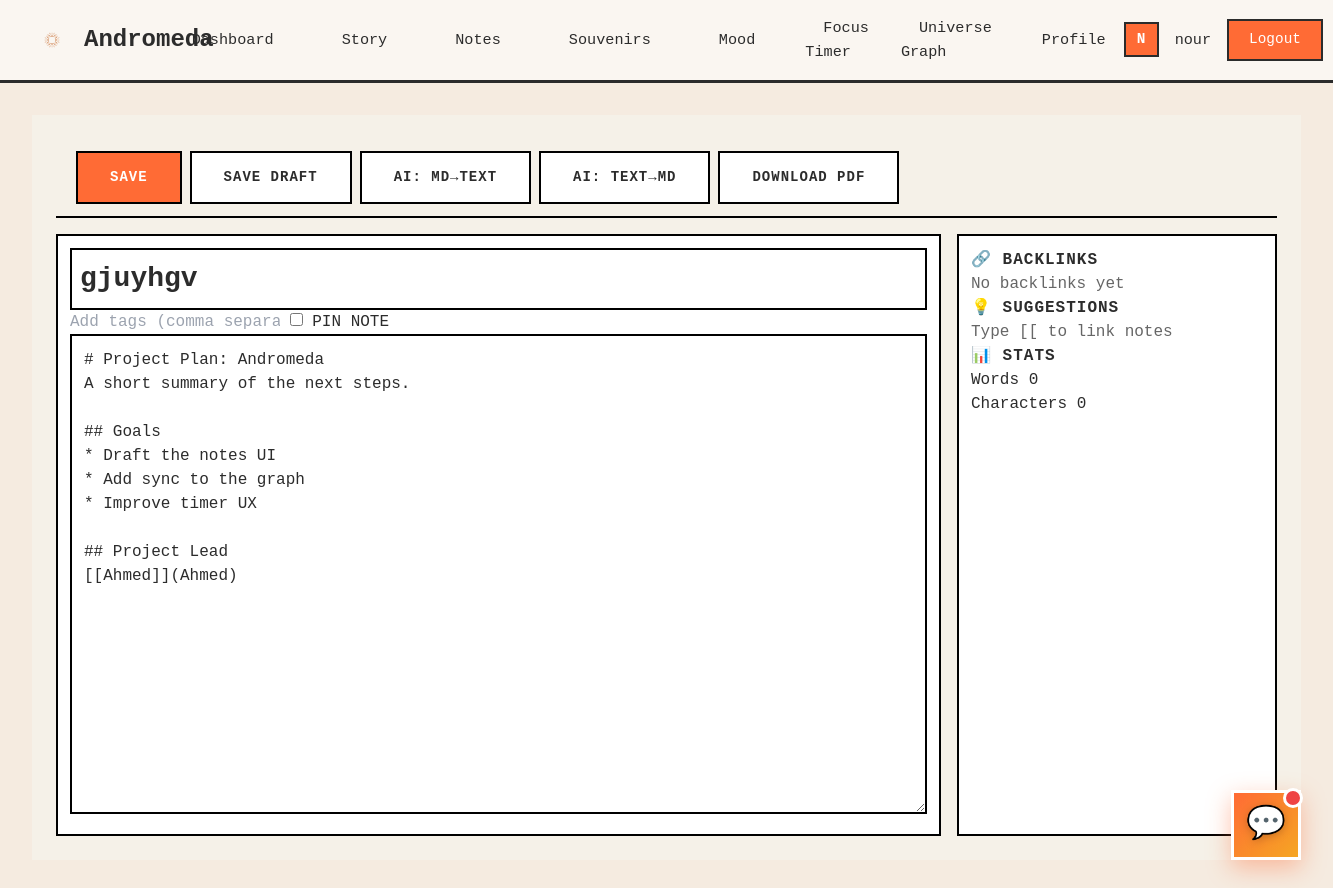
/notes/3/edit/ (signed in), run on an earlier commit of the app's database.
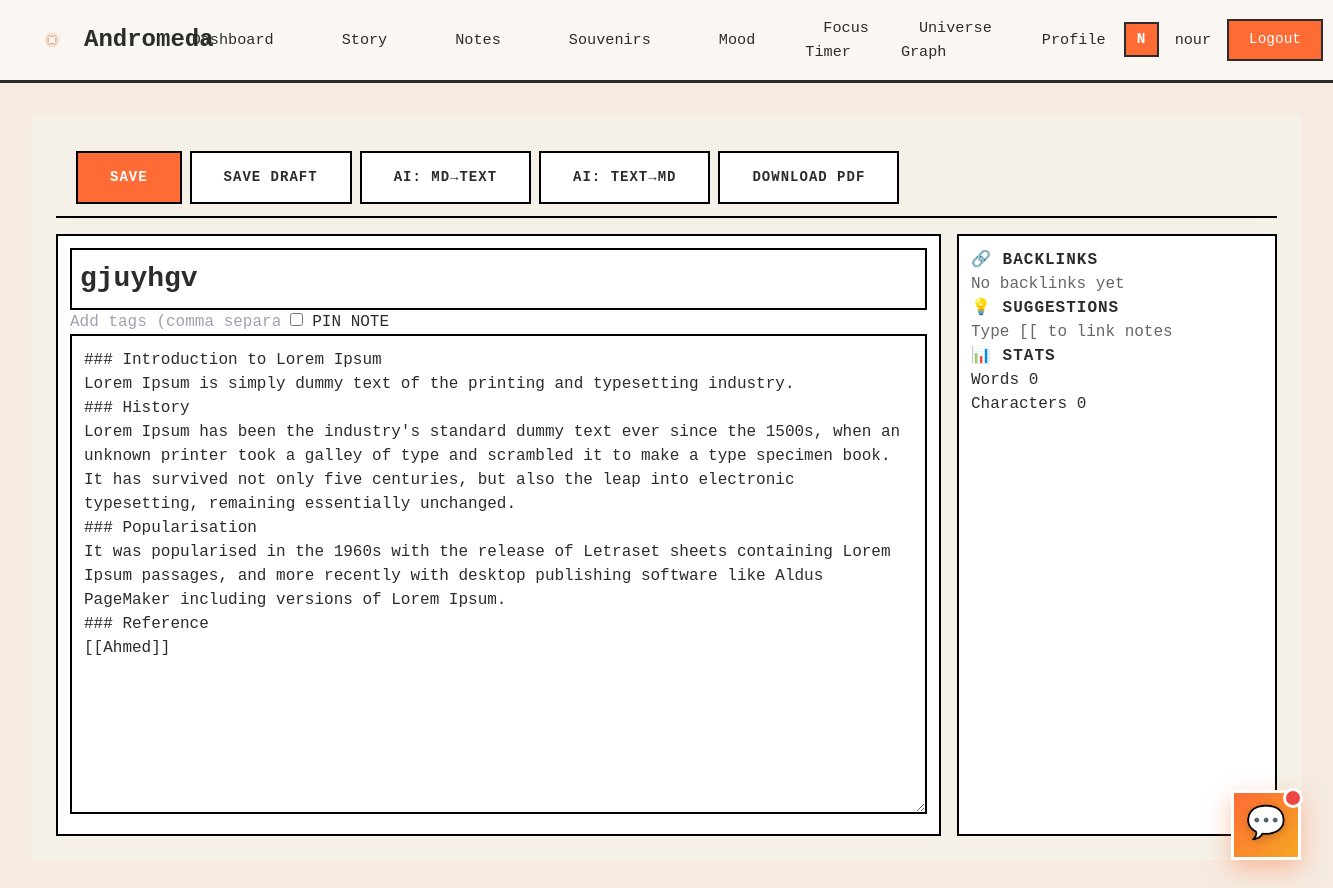
And on a later commit of the database.
### notes/models.py (models this page shows, shortened)
class Note(models.Model):
    user = models.ForeignKey(settings.AUTH_USER_MODEL, on_delete=models.CASCADE, related_name='user_notes')
    title = models.CharField(max_length=255)
    slug = models.SlugField(max_length=255, blank=True)
    content = models.TextField(blank=True)
    tags = models.ManyToManyField(Tag, blank=True, related_name='notes')
    is_pinned = models.BooleanField(default=False)
    is_archived = models.BooleanField(default=False)
    is_deleted = models.BooleanField(default=False)  # Soft delete
    created_at = models.DateTimeField(auto_now_add=True)
    updated_at = models.DateTimeField(auto_now=True)
    deleted_at = models.DateTimeField(null=True, blank=True)
    class Meta:
        ordering = ['-is_pinned', '-updated_at']
        indexes = [
            models.Index(fields=['user', '-updated_at']),
            models.Index(fields=['user', 'is_deleted']),
        ]

### notes/views.py (the view)
# urls.py: path('<int:note_id>/edit/', views.note_edit, name='edit'),
@login_required
def note_edit(request, note_id):
    note = get_object_or_404(Note, id=note_id, user=request.user, is_deleted=False)
    return render(request, 'notes/note_edit.html', {'note': note})

### notes/templates/notes/note_edit.html (shortened to what this page needs)
{% extends 'base.html' %}
{% load static %}
{% block extra_css %}
<link rel="stylesheet" href="{% static 'css/notes-editor.css' %}">
{% endblock %}
{% block content %}
<div class="editor-container">
    <div class="editor-toolbar">
        <div class="toolbar-left">
            <button id="saveBtn" class="btn-primary">SAVE</button>
            <button id="saveDraftBtn" class="btn-secondary">SAVE DRAFT</button>
            <button id="aiConvertBtn" class="btn-secondary" title="AI: Convert MD → Plain Text">AI: MD→Text</button>
            <button id="aiToMdBtn" class="btn-secondary" title="AI: Convert Plain Text → Markdown">AI: Text→MD</button>
            <button id="previewMdBtn" class="btn-secondary" title="Download PDF of rendered Markdown">Download PDF</button>
        </div>
        <div class="toolbar-right">
        </div>
    </div>
    <div class="editor-content">
        <input
            type="text"
            id="noteTitle"
            placeholder="Untitled Note"
            class="note-title-input"
            value="{% if note %}{{ note.title }}{% endif %}"
        >
        <div class="editor-meta">
            <input
                type="text"
                id="noteTags"
                placeholder="Add tags (comma separated)..."
                class="note-tags-input"
                value="{% if note %}{{ note.tags.all|join:', ' }}{% endif %}"
            >
            <label class="pin-checkbox">
                <input
                    type="checkbox"
                    id="isPinned"
                >
                <span>PIN NOTE</span>
            </label>
        </div>
        <textarea
            id="noteContent"
            class="note-content-editor"
            placeholder="Start writing... Use [[Note Title]] to link to other notes"
        >{% if note %}{{ note.content }}{% endif %}</textarea>
    </div>
    <aside class="editor-sidebar">
        <div class="sidebar-section">
            <h3 class="section-title">🔗 BACKLINKS</h3>
            <div id="backlinks" class="backlinks-list">
                <p class="muted-text">No backlinks yet</p>
            </div>
        </div>
        <div class="sidebar-section">
            <h3 class="section-title">💡 SUGGESTIONS</h3>
            <div id="suggestions" class="suggestions-list">
                <p class="muted-text">Type [[ to link notes</p>
            </div>
        </div>
        <div class="sidebar-section">
            <h3 class="section-title">📊 STATS</h3>
            <div class="stats-grid">
                <div class="stat-item">
                    <span class="stat-label">Words</span>
                    <span id="wordCount" class="stat-value">0</span>
                </div>
                <div class="stat-item">
                    <span class="stat-label">Characters</span>
                    <span id="charCount" class="stat-value">0</span>
                </div>
            </div>
        </div>
    </aside>
</div>
{% endblock %}

What changed in the data, as far as the page shows it:
changed Note "gjuyhgv": content "# Project Plan: Andromeda A short summary of the next steps. ## Goals * Draft the notes UI * Add sync to the graph * Improve timer UX ## Project Lead [[Ahmed]](Ahmed)" → "### Introduction to Lorem Ipsum Lorem Ipsum is simply dummy text of the printing and typesetting industry. ### History Lorem Ipsum has been the industry's standard dummy text ever since the 1500s, when an unknown printer took a galley of type and scrambled it to make a type specimen book. It has survived not only five centuries, but also the leap into electronic typesetting, remaining essentially unchanged. ### Popularisation It was popularised in the 1960s with the release of Letraset sheets containing Lorem Ipsum passages, and more recently with desktop publishing software like Aldus PageMaker including versions of Lorem Ipsum. ### Reference [[Ahmed]]"
